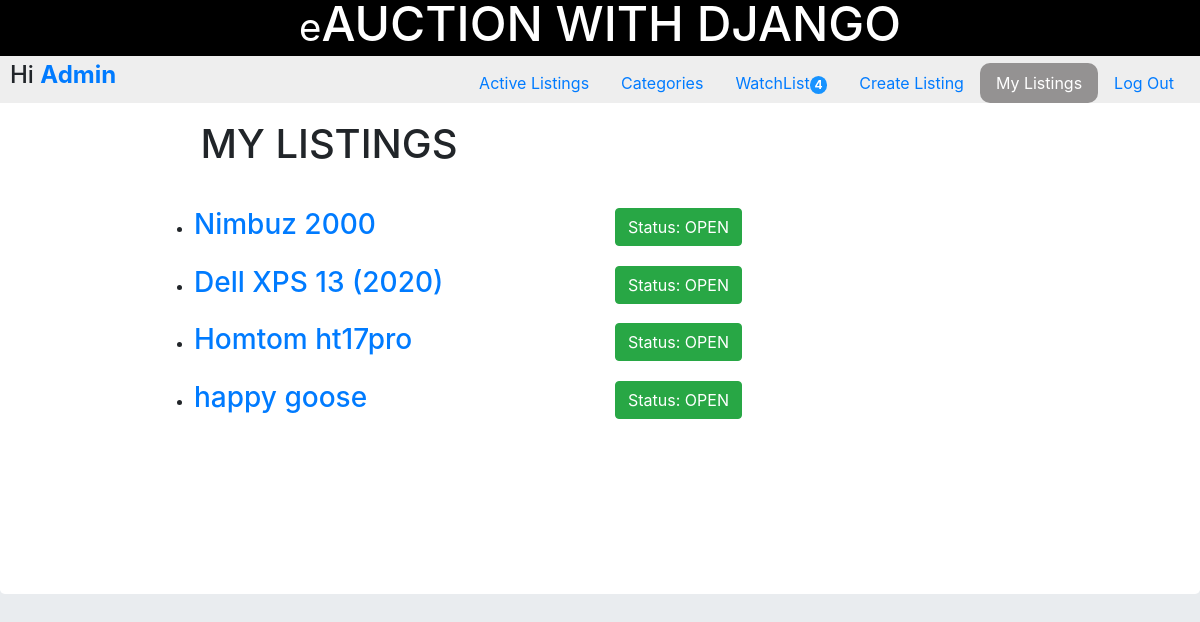
Before: /myListings (signed in) with the older database file.
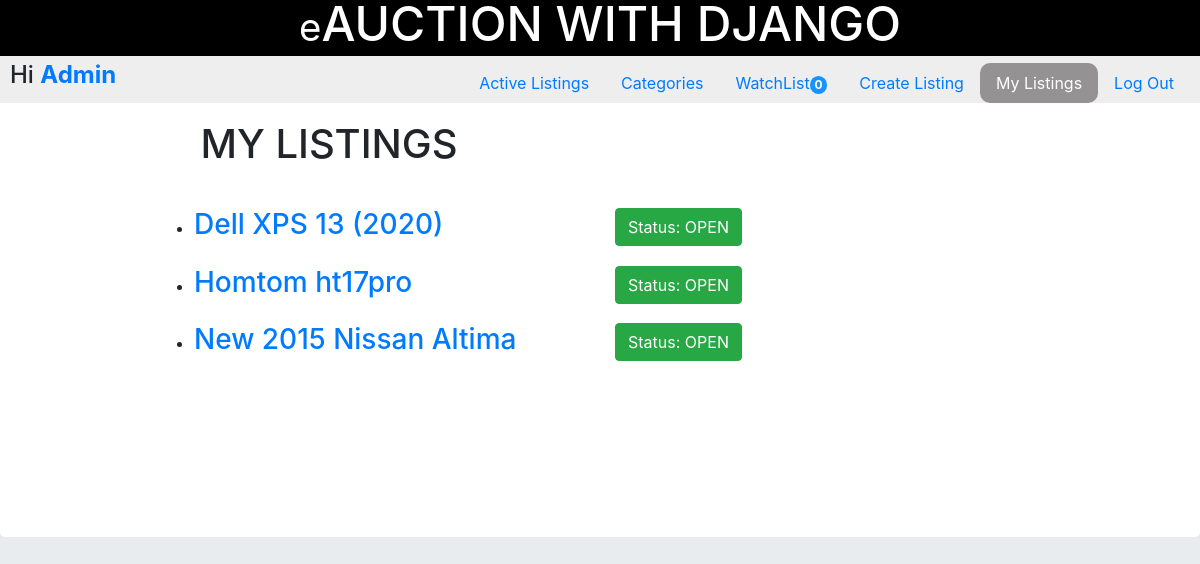
After: the same page with the newer database file.
### auctions/models.py (models this page shows)
class Listing(models.Model):
    author = models.ForeignKey(User, on_delete=models.CASCADE, null=True, blank=True)
    item  = models.ForeignKey(Item, on_delete=models.CASCADE, null=True, blank=True)
    status = models.CharField(max_length=4, null=False, blank=False, default='open')
    current_bid = models.FloatField()
    def __str__(self):
        return str(self.item)

class Item(models.Model):
    title = models.CharField(max_length=50, unique=True, null=False, blank=False)
    description = models.TextField()
    date = models.DateTimeField(auto_now_add=True)
    category = models.ForeignKey(Category, on_delete=models.SET_NULL, null=True, blank=True)
    img_url = models.CharField(max_length=200, null=True, blank=True)
    def __str__(self):
        return self.title

### auctions/views.py (the view)
# urls.py: path("myListings", views.myListings, name="myListings"),
def myListings(request):
    listings = Listing.objects.filter(author=request.user).order_by('-status')
    context = {'listings': listings, 'mylistingpage': 'active'}
    return render(request, "auctions/myListings.html", context)

### auctions/context_processors.py (called while the page is built)
def watchlist_processor(request):
    try:
        watchlist = Watchlist.objects.filter(user=request.user).count()
        return {'total_watchlist': watchlist}
    except:
        return {'total_watchlist': 0}

### auctions/templates/auctions/myListings.html
{% extends "auctions/layout.html" %}
{% block body %}
<div class="jumbotron" style="padding: 13%; padding-top: 2%; background: white;">
  <div>
    <h1 style="padding-left: 5%;">MY LISTINGS</h1>
    <br>
    <div class="container">
      {% for listing in listings  %}
      <div class="row m-2">
        <div class="col-6">
          <ul>
            <li><a href="listing?q={{ listing.item.id }}"><h3>{{ listing }}</h3></a></li>
          </ul>
        </div>
        <div class="col">
          {% if listing.status == 'open' %}
          <span class="btn btn-success">Status: OPEN</span>
          {% else %}
          <span class="btn btn-danger">Status: CLOSED</span>
          {% endif %}
        </div>
      </div>
      {% empty %}
      <ul>
        <li>You have not listed any item yet! <a href="{% url 'createListing' %}"><h3>List one now!</h3></a></li>
      </ul>
      {% endfor %}
    </div>
  </div>
</div>
{% endblock %}

### auctions/templates/auctions/layout.html (shortened to what this page needs)
{% load static %}
<!DOCTYPE html>
<html lang="en">
<head>
  <link rel="stylesheet" href="https://stackpath.bootstrapcdn.com/bootstrap/4.4.1/css/bootstrap.min.css"
>
  <link href="{% static 'auctions/styles.css' %}" rel="stylesheet">
  <link rel="stylesheet" href="https://cdnjs.cloudflare.com/ajax/libs/font-awesome/4.7.0/css/font-awesome.min.css">
</head>
<body>
  <div class="navbarFixed" style="position: fixed; width: 100%; z-index: 5;">
    <header>
      <h3 style="text-align: center;">
        <small>e</small><span>AUCTION WITH DJANGO</span>
      </h3>
    </header>
    <main>
      <div class="d-flex" style="justify-content: space-between; align-items: center; background: #eee; padding: 0 10px;">
        <div style="text-align: center; ">
          {% if user.is_authenticated %}
          <h4>Hi <strong><a style="text-transform: capitalize;" href="/">{{ user.username }}</a></strong></h4>
          {% else %}
          Not signed in.
          {% endif %}
        </div>
        <div class="navb">
          <ul class="nav">
            <li class="nav-item {{ homepage }}">
              <a class="nav-link" href="{% url 'index' %}">Active Listings</a>
            </li>
            <li class="nav-item {{ catgspage }}">
              <a class="nav-link" href="{% url 'categories' %}">Categories</a>
            </li>
            {% if user.is_authenticated %}
            <li class="nav-item {{ watchlistpage }}">
              <a class="nav-link" href="{% url 'watchlist' %}">WatchList<span class="badge">{{ total_watchlist }}</span></a>
            </li>
            <li class="nav-item {{ createlistingpage }}">
              <a class="nav-link" href="{% url 'createListing' %}">Create Listing</a>
            </li>
            <li class="nav-item {{ mylistingpage }}">
              <a class="nav-link" href="{% url 'myListings' %}">My Listings</a>
            </li>
            <li class="nav-item {{ logoutpage }}">
              <a class="nav-link" href="{% url 'logout' %}">Log Out</a>
            </li>
            {% endif %}
          </ul>
        </div>
      </div>
    </main>
  </div>
  <div style="padding-top: 6rem;">
  {% block body %}
  {% endblock %}
  </div>
</body>
</html>

Changed rows visible on the page:
removed Listing: item.title "Nimbuz 2000", status "Status: OPEN"
removed Listing: item.title "happy goose", status "Status: OPEN"
added Listing: item.title "New 2015 Nissan Altima", status "Status: OPEN"
Other visible differences:
{{ total_watchlist }}: "4" → "0"
